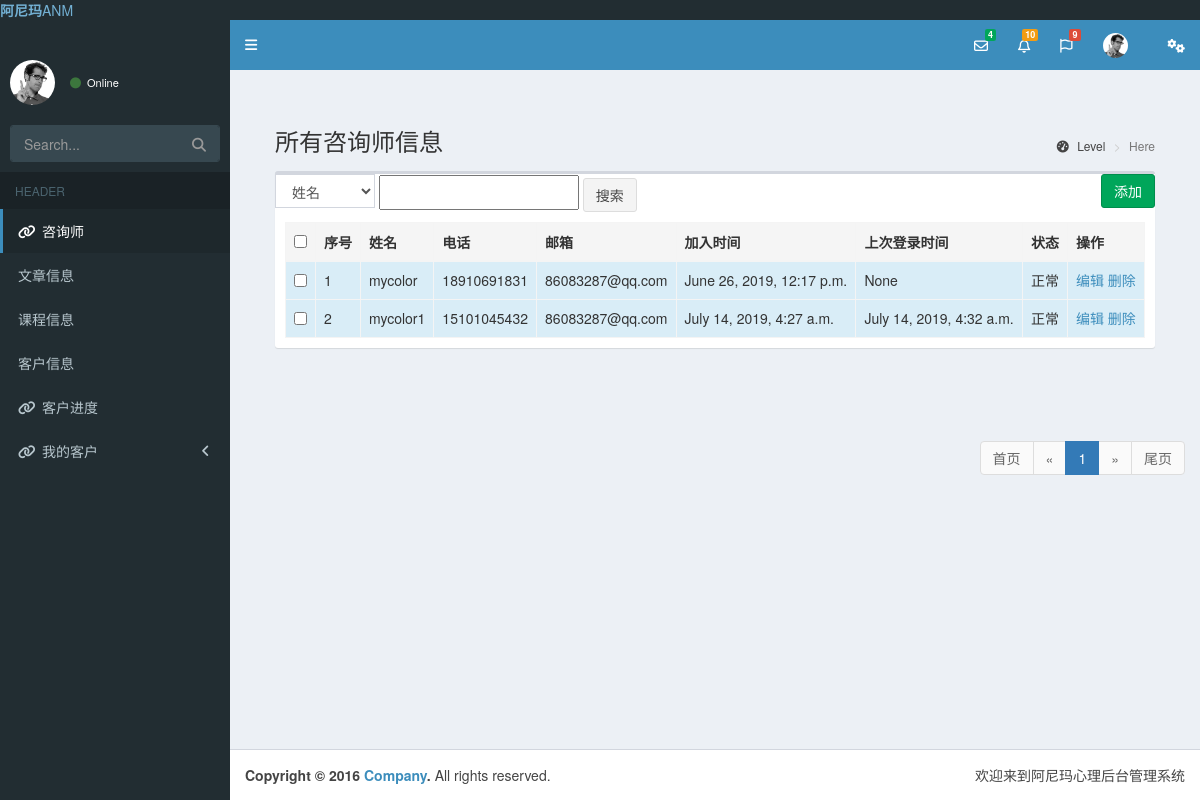
The page /anm/h_user/ on the database its author committed.
### project/models.py (models this page shows)
class UserInfo(AbstractUser):
    telephone = models.CharField(max_length=32, null=True)
    roles = models.ManyToManyField(to='Role', verbose_name='用户所拥有的角色', blank=True)

### admin/views.py (the view)
def h_user(request):
    current_page_num = request.GET.get('page', 1)
    all_user = models.UserInfo.objects.filter()
    total_counts = all_user.count()
    page_obj = page.PageNation(request.path, current_page_num, total_counts,request)
    all_user = all_user[page_obj.start_num:page_obj.end_num]
    ret_html = page_obj.page_html()
    return render(request, 'admin/h_user.html', {'all_user': all_user, 'ret_html': ret_html})

### project/page.py (called while the page is built)
    @property
    def start_num(self):
        start_num = (self.current_page_num - 1) * self.per_page_counts
        return start_num

    @property
    def end_num(self):
        end_num = self.current_page_num * self.per_page_counts
        return end_num

### templates/admin/h_user.html (shortened to what this page needs)
{% extends 'admin/base.html' %}
{% block content %}
<div class="content" >
    <section class="content-header">
        <h1>
            所有咨询师信息
        </h1>
        <ol class="breadcrumb">
            <li><a href="#"><i class="fa fa-dashboard"></i> Level</a></li>
            <li class="active">Here</li>
        </ol>
    </section>
<section class="content container-fluid">
    <div class="row" class="float-left">
        <div class="col-xs-12">
            <div class="box">
                <form action="condition" style="width:400px;display:inline-block">
                    <select name="condition" id="" class="form-control" style="width:100px;display:inline-block">
                    <option value="username__contains">姓名</option>
                    </select>
                    <input type="text" name="wd" style="width: 200px;height:35px;display: inline-block">
                    <button class="btn btn-default">搜索</button>
                </form>
                <a href="" class="btn btn-success pull-right">添加</a>
    <form action="" method="post">
<div class="box-body">
<table class="table table-bordered table-hover">
    <thead>
        <tr class="active">
            <th>
                <input type="checkbox" id="choose">
            </th>
            <th>序号</th>
            <th>姓名</th>
            <th>电话</th>
            <th>邮箱</th>
            <th>加入时间</th>
            <th>上次登录时间</th>
            <th>状态</th>
            <th>操作</th>
        </tr>
    </thead>
    {% for user in all_user %}
    <tr>
    <td class="info">
    <input type="checkbox" name="selected_id" value="{{ user.pk }}">
    </td>
    <td class="info">{{ forloop.counter }}</td>
    <td class="info">{{ user.username }}</td>
    <td class="info">{{ user.telephone }}</td>
    <td class="info">{{ user.email }}</td>
    <td class="info">{{ user.date_joined }}</td>
    <td class="info">{{ user.last_login }}</td>
    <td class="info">正常</td>
    <td class="info">
        <a href="">编辑</a>
        <a href="">删除</a>
    </td>
    </tr>
    {% endfor %}
</table>
</div>
</form>
</div>
</div>
</div>
</section>
</div>
{{ ret_html|safe }}
{% endblock %}

### templates/admin/base.html (shortened to what this page needs)
{% load static %}
<!DOCTYPE html>
<html>
<head>
  <link rel="stylesheet" href="{% static 'adminlte/bower_components/bootstrap/dist/css/bootstrap.min.css' %}">
  <link rel="stylesheet" href="{% static 'adminlte/bower_components/font-awesome/css/font-awesome.min.css' %}">
  <link rel="stylesheet" href="{% static 'adminlte/bower_components/Ionicons/css/ionicons.min.css' %}">
  <link rel="stylesheet" href="{% static 'adminlte/dist/css/AdminLTE.min.css' %}">
  <link rel="stylesheet" href="{% static 'adminlte/dist/css/skins/skin-blue.min.css' %}">
</head>
<body class="hold-transition skin-blue sidebar-mini">
<div class="wrapper">
  <header class="main-header">
    <a href="index2.html" class="Alexander Piercelogo">
      <span class="logo-lg"><b>阿尼玛</b>ANM</span>
    </a>
    <nav class="navbar navbar-static-top" role="navigation">
      <a href="#" class="sidebar-toggle" data-toggle="push-menu" role="button">
      </a>
      <div class="navbar-custom-menu">
        <ul class="nav navbar-nav">
          <li class="dropdown messages-menu">
            <a href="#" class="dropdown-toggle" data-toggle="dropdown">
              <i class="fa fa-envelope-o"></i>
              <span class="label label-success">4</span>
            </a>
          </li>
          <li class="dropdown notifications-menu">
            <a href="#" class="dropdown-toggle" data-toggle="dropdown">
              <i class="fa fa-bell-o"></i>
              <span class="label label-warning">10</span>
            </a>
          </li>
          <li class="dropdown tasks-menu">
            <a href="#" class="dropdown-toggle" data-toggle="dropdown">
              <i class="fa fa-flag-o"></i>
              <span class="label label-danger">9</span>
            </a>
          </li>
          <li class="dropdown user user-menu">
            <a href="#" class="dropdown-toggle" data-toggle="dropdown">
              <img src="{% static 'adminlte/dist/img/user2-160x160.jpg' %}" class="user-image" alt="User Image">
            </a>
          </li>
          <li>
            <a href="#" data-toggle="control-sidebar"><i class="fa fa-gears"></i></a>
          </li>
        </ul>
      </div>
    </nav>
  </header>
  <aside class="main-sidebar">
    <section class="sidebar">
      <div class="user-panel">
        <div class="pull-left image">
          <img src="{% static 'adminlte/dist/img/user2-160x160.jpg' %}" class="img-circle" alt="User Image">
        </div>
        <div class="pull-left info">
          <a href="#"><i class="fa fa-circle text-success"></i> Online</a>
        </div>
      </div>
      <form action="#" method="get" class="sidebar-form">
        <div class="input-group">
          <input type="text" name="q" class="form-control" placeholder="Search...">
          <span class="input-group-btn">
              <button type="submit" name="search" id="search-btn" class="btn btn-flat"><i class="fa fa-search"></i>
              </button>
            </span>
        </div>
      </form>
      <ul class="sidebar-menu" data-widget="tree">
        <li class="header">HEADER</li>
        <li class="active"><a href="{% url 'h_user' %}"><i class="fa fa-link"></i> <span>咨询师</span></a></li>
        <li><a href=""> <span>文章信息</span></a></li>
        <li><a href=""> <span>课程信息</span></a></li>
        <li><a href=""> <span>客户信息</span></a></li>
        <li><a href=""><i class="fa fa-link"></i> <span>客户进度</span></a></li>
                  <li class="treeview">
          <a href="#"><i class="fa fa-link"></i> <span>我的客户</span>
            <span class="pull-right-container">
                <i class="fa fa-angle-left pull-right"></i>
              </span>
          </a>
        </li>
      </ul>
    </section>
  </aside>
  <div class="content-wrapper">
    <section class="content-header">
    <ol class="breadcrumb">
    </ol>
    </section>
    <section class="content container-fluid">
        {% block content %}
        {% endblock %}
    </section>
  </div>
  <footer class="main-footer">
    <div class="pull-right hidden-xs">
      欢迎来到阿尼玛心理后台管理系统
    </div>
    <strong>Copyright &copy; 2016 <a href="#">Company</a>.</strong> All rights reserved.
  </footer>
</div>
</body>
</html>

### rows shown on the page
UserInfo: username "mycolor", telephone "18910691831", email "86083287@qq.com", date_joined "June 26, 2019, 12:17 p.m.", last_login "None"
UserInfo: username "mycolor1", telephone "15101045432", email "86083287@qq.com", date_joined "July 14, 2019, 4:27 a.m.", last_login "July 14, 2019, 4:32 a.m."

### other values the page prints
{{ ret_html|safe }} "首页 « 1 » 尾页"
